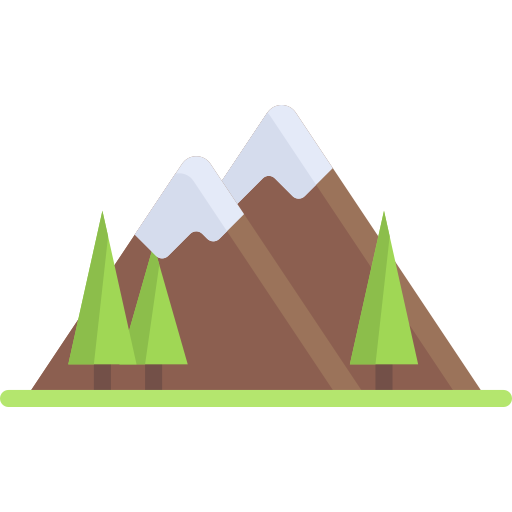
#> input picture Lab2/watermark.png, 512 x 512 px
$ python Lab2.2.py watermark.png
#> lines starting #> are read from the running program, lines starting #| are printed output that depends on the picture
from PIL import Image
import sys
import numpy as np

#python Lab2\Lab2.2.py Lab2\img.jpg

# Получаем путь к изображению из системного параметра
if len(sys.argv) < 2:
    print("Укажите путь к изображению в качестве аргумента.")
    sys.exit(1)

image_path = sys.argv[1]

# Открытие изображения
try:
    image = Image.open(image_path)
#> image is the input picture: PIL image 512x512 RGBA; mean R, G, B, A 49.7, 46.7, 33.6, 79
except FileNotFoundError:
    print(f"Файл {image_path} не найден.")
    sys.exit(1)

# Преобразование изображения в массив NumPy
image_array = np.array(image)

# Разделение изображения на каналы
r_channel = image_array[:, :, 0]  # Красный канал
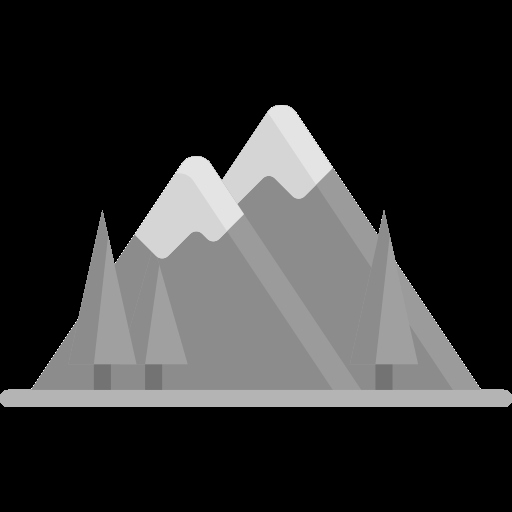
#> r_channel: shape (512, 512); min 0, max 255, mean 49.7
g_channel = image_array[:, :, 1]  # Зеленый канал
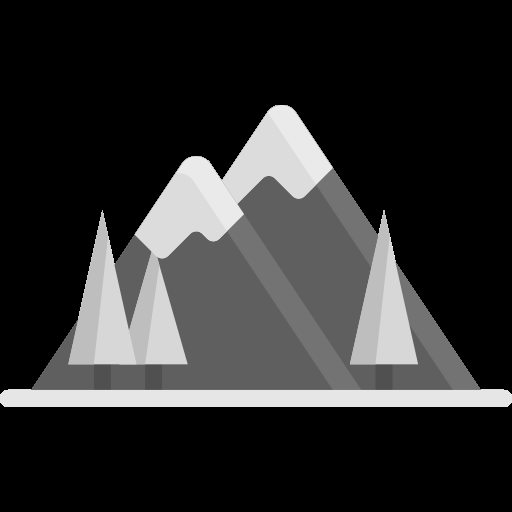
#> g_channel: shape (512, 512); min 0, max 255, mean 46.7
b_channel = image_array[:, :, 2]  # Синий канал
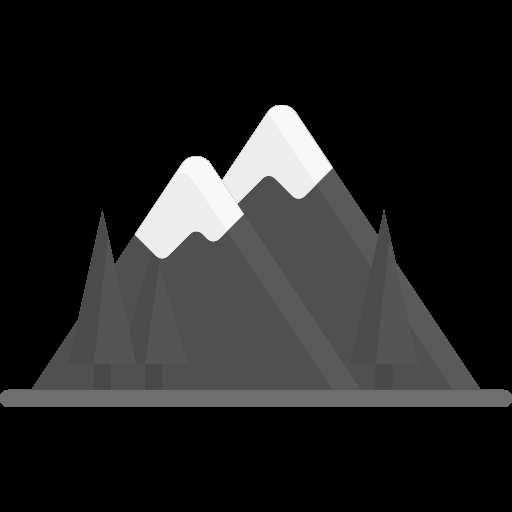
#> b_channel: shape (512, 512); min 0, max 248, mean 33.6

# Подсчет сумм по каждому каналу
r_sum = np.sum(r_channel)
#> r_sum = 13022771
g_sum = np.sum(g_channel)
#> g_sum = 12238151
b_sum = np.sum(b_channel)
#> b_sum = 8815800

# Определение, какой канал больше
if r_sum > g_sum and r_sum > b_sum:
    dominant_color = 'Красный (R)'
elif g_sum > r_sum and g_sum > b_sum:
    dominant_color = 'Зеленый (G)'
else:
    dominant_color = 'Синий (B)'

# Вывод результата
print(f"Больше всего используется: {dominant_color}")
print(f"Суммы каналов - R: {r_sum}, G: {g_sum}, B: {b_sum}")
#| Суммы каналов - R: 13022771, G: 12238151, B: 8815800
